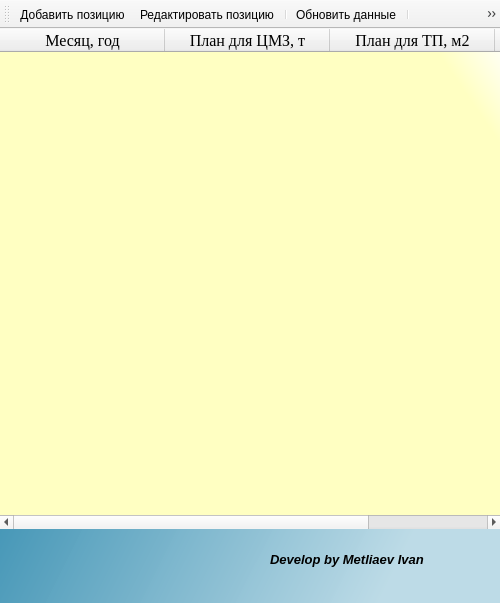
<?xml version="1.0" encoding="UTF-8"?>
<ui version="4.0">
 <class>Table1</class>
 <widget class="QMainWindow" name="Table1">
  <property name="geometry">
   <rect>
    <x>0</x>
    <y>0</y>
    <width>500</width>
    <height>603</height>
   </rect>
  </property>
  <property name="minimumSize">
   <size>
    <width>500</width>
    <height>603</height>
   </size>
  </property>
  <property name="maximumSize">
   <size>
    <width>500</width>
    <height>603</height>
   </size>
  </property>
  <property name="windowTitle">
   <string>Плановое значение</string>
  </property>
  <property name="styleSheet">
   <string notr="true">QWidget#centralwidget{
     background:qlineargradient(spread:pad, x1:0, y1:0, x2:1, y2:0.574, stop:0 rgba(0, 111, 155, 255), stop:1 rgba(187, 218, 230, 248));
}</string>
  </property>
  <widget class="QWidget" name="centralwidget">
   <widget class="QTableView" name="maintable_view">
    <property name="geometry">
     <rect>
      <x>0</x>
      <y>0</y>
      <width>350</width>
      <height>500</height>
     </rect>
    </property>
    <property name="styleSheet">
     <string notr="true">QTableView{
	background-color:qlineargradient(spread:pad, x1:0.892, y1:0.0738636, x2:1, y2:0, stop:0 rgba(255, 255, 194, 255), stop:1 rgba(255, 255, 255, 255));
	selection-background-color: qlineargradient(spread:pad, x1:0, y1:0, x2:1, y2:1, stop:0 rgba(0, 255, 0, 218), stop:1 rgba(255, 255, 142, 221));
	section-color:black;
	border-radius: 10%;
}
</string>
    </property>
   </widget>
   <widget class="QTableWidget" name="maintable">
    <property name="geometry">
     <rect>
      <x>0</x>
      <y>0</y>
      <width>501</width>
      <height>500</height>
     </rect>
    </property>
    <property name="minimumSize">
     <size>
      <width>350</width>
      <height>500</height>
     </size>
    </property>
    <property name="maximumSize">
     <size>
      <width>1000</width>
      <height>1000</height>
     </size>
    </property>
    <property name="font">
     <font>
      <family>Times New Roman</family>
      <pointsize>12</pointsize>
     </font>
    </property>
    <property name="styleSheet">
     <string notr="true">QTableWidget{
	background-color:qlineargradient(spread:pad, x1:0.892, y1:0.0738636, x2:1, y2:0, stop:0 rgba(255, 255, 194, 255), stop:1 rgba(255, 255, 255, 255));
	selection-background-color: qlineargradient(spread:pad, x1:0, y1:0, x2:1, y2:1, stop:0 rgba(81, 255, 95, 255), stop:1 rgba(187, 255, 207, 255));
	section-color:black;
	border-radius: 20%;
}
</string>
    </property>
    <property name="rowCount">
     <number>0</number>
    </property>
    <attribute name="horizontalHeaderVisible">
     <bool>true</bool>
    </attribute>
    <attribute name="horizontalHeaderCascadingSectionResizes">
     <bool>false</bool>
    </attribute>
    <attribute name="horizontalHeaderDefaultSectionSize">
     <number>165</number>
    </attribute>
    <attribute name="horizontalHeaderMinimumSectionSize">
     <number>84</number>
    </attribute>
    <attribute name="horizontalHeaderShowSortIndicator" stdset="0">
     <bool>true</bool>
    </attribute>
    <attribute name="horizontalHeaderStretchLastSection">
     <bool>false</bool>
    </attribute>
    <attribute name="verticalHeaderVisible">
     <bool>true</bool>
    </attribute>
    <column>
     <property name="text">
      <string>Месяц, год</string>
     </property>
     <property name="font">
      <font>
       <family>Times New Roman</family>
       <pointsize>12</pointsize>
      </font>
     </property>
     <property name="textAlignment">
      <set>AlignCenter</set>
     </property>
    </column>
    <column>
     <property name="text">
      <string>План для ЦМЗ, т</string>
     </property>
     <property name="font">
      <font>
       <family>Times New Roman</family>
       <pointsize>12</pointsize>
      </font>
     </property>
     <property name="textAlignment">
      <set>AlignCenter</set>
     </property>
    </column>
    <column>
     <property name="text">
      <string>План для ТП, м2</string>
     </property>
     <property name="font">
      <font>
       <family>Times New Roman</family>
       <pointsize>12</pointsize>
      </font>
     </property>
     <property name="textAlignment">
      <set>AlignCenter</set>
     </property>
    </column>
    <column>
     <property name="text">
      <string>План для СПУ, м2</string>
     </property>
     <property name="font">
      <font>
       <family>Times New Roman</family>
       <pointsize>12</pointsize>
      </font>
     </property>
     <property name="textAlignment">
      <set>AlignCenter</set>
     </property>
    </column>
   </widget>
   <widget class="QLabel" name="label_develop">
    <property name="geometry">
     <rect>
      <x>270</x>
      <y>520</y>
      <width>161</width>
      <height>20</height>
     </rect>
    </property>
    <property name="font">
     <font>
      <family>MS Sans Serif</family>
      <pointsize>10</pointsize>
      <weight>75</weight>
      <italic>true</italic>
      <bold>true</bold>
     </font>
    </property>
    <property name="text">
     <string>Develop by Metliaev Ivan</string>
    </property>
   </widget>
   <widget class="QLabel" name="logo">
    <property name="geometry">
     <rect>
      <x>430</x>
      <y>500</y>
      <width>51</width>
      <height>51</height>
     </rect>
    </property>
    <property name="minimumSize">
     <size>
      <width>30</width>
      <height>30</height>
     </size>
    </property>
    <property name="styleSheet">
     <string notr="true">image:url(:/logo/logo/35th Parallel-logos1.png);
</string>
    </property>
    <property name="text">
     <string/>
    </property>
   </widget>
  </widget>
  <widget class="QToolBar" name="toolBar">
   <property name="minimumSize">
    <size>
     <width>0</width>
     <height>0</height>
    </size>
   </property>
   <property name="maximumSize">
    <size>
     <width>16777215</width>
     <height>50</height>
    </size>
   </property>
   <property name="windowTitle">
    <string>toolBar</string>
   </property>
   <property name="iconSize">
    <size>
     <width>46</width>
     <height>46</height>
    </size>
   </property>
   <attribute name="toolBarArea">
    <enum>TopToolBarArea</enum>
   </attribute>
   <attribute name="toolBarBreak">
    <bool>false</bool>
   </attribute>
   <addaction name="add_str"/>
   <addaction name="edit_str"/>
   <addaction name="separator"/>
   <addaction name="refresh_1"/>
   <addaction name="separator"/>
   <addaction name="delite_str"/>
   <addaction name="separator"/>
   <addaction name="exit_from_table"/>
  </widget>
  <action name="add_str">
   <property name="checkable">
    <bool>true</bool>
   </property>
   <property name="checked">
    <bool>false</bool>
   </property>
   <property name="enabled">
    <bool>true</bool>
   </property>
   <property name="icon">
    <iconset resource="../images/images_store.qrc">
     <normaloff>:/table/tables/add_db.png</normaloff>:/table/tables/add_db.png</iconset>
   </property>
   <property name="text">
    <string>Добавить позицию</string>
   </property>
   <property name="shortcutVisibleInContextMenu">
    <bool>true</bool>
   </property>
  </action>
  <action name="edit_str">
   <property name="checkable">
    <bool>true</bool>
   </property>
   <property name="icon">
    <iconset resource="../images/images_store.qrc">
     <normaloff>:/table/tables/edit_db.png</normaloff>:/table/tables/edit_db.png</iconset>
   </property>
   <property name="text">
    <string>Редактировать позицию</string>
   </property>
  </action>
  <action name="delite_str">
   <property name="checkable">
    <bool>true</bool>
   </property>
   <property name="icon">
    <iconset resource="../images/images_store.qrc">
     <normaloff>:/table/tables/delite_db.png</normaloff>:/table/tables/delite_db.png</iconset>
   </property>
   <property name="text">
    <string>Удалить строку</string>
   </property>
  </action>
  <action name="exit_from_table">
   <property name="checkable">
    <bool>true</bool>
   </property>
   <property name="icon">
    <iconset>
     <normaloff>../images/tables/exit.png</normaloff>../images/tables/exit.png</iconset>
   </property>
   <property name="text">
    <string>Вернуться в меню таблиц</string>
   </property>
  </action>
  <action name="refresh_1">
   <property name="checked">
    <bool>false</bool>
   </property>
   <property name="enabled">
    <bool>true</bool>
   </property>
   <property name="icon">
    <iconset resource="../images/images_store.qrc">
     <normaloff>:/table/tables/refresh.png</normaloff>:/table/tables/refresh.png</iconset>
   </property>
   <property name="text">
    <string>Обновить данные</string>
   </property>
   <property name="toolTip">
    <string>Обновить данные</string>
   </property>
   <property name="shortcutVisibleInContextMenu">
    <bool>true</bool>
   </property>
  </action>
 </widget>
 <resources>
  <include location="../images/images_store.qrc"/>
 </resources>
 <connections/>
</ui>
